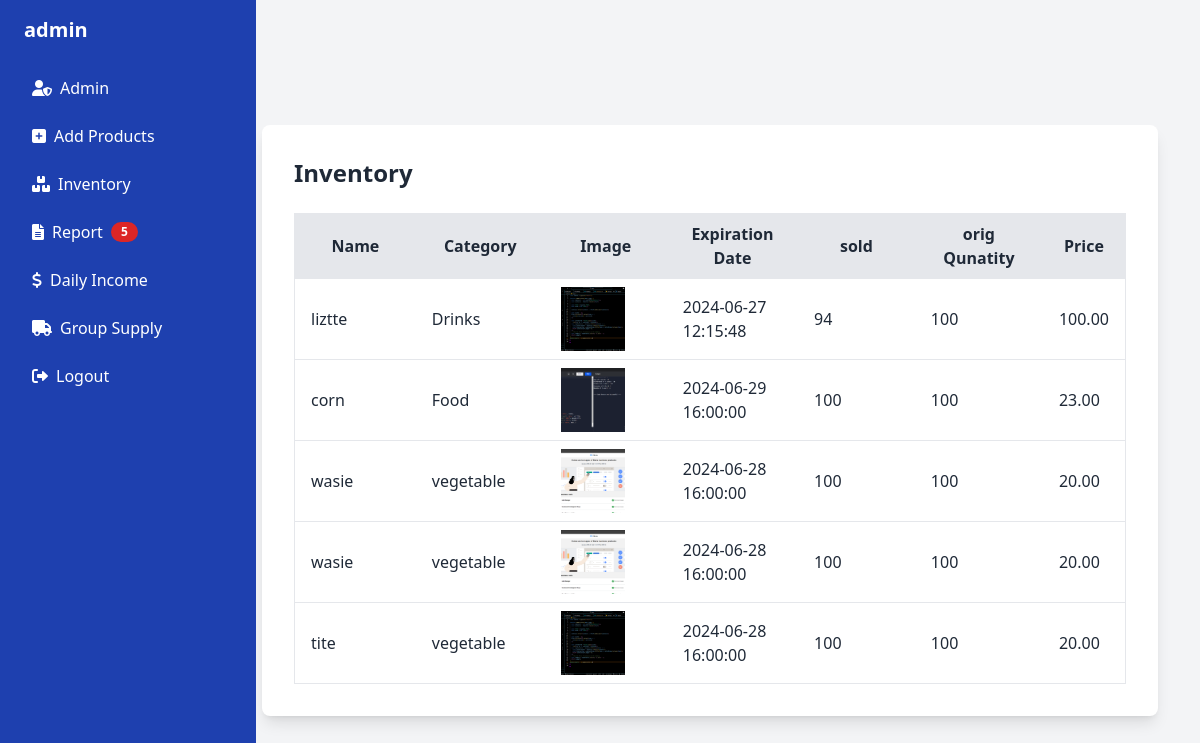
The app's page /admin/inventory.php, older data.
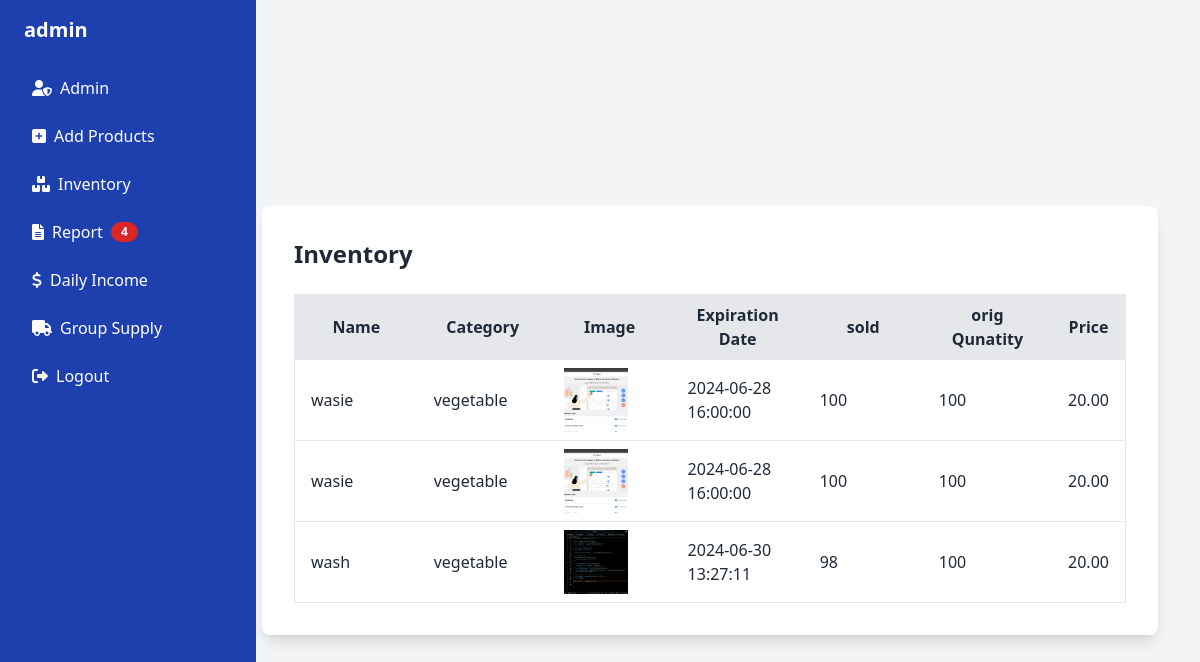
The same page, newer data.
### tables this page shows
CREATE TABLE `add_product` (
  `id` int(11) NOT NULL,
  `name` varchar(250) NOT NULL,
  `category` varchar(250) NOT NULL,
  `image` varchar(250) NOT NULL,
  `quantity` int(11) NOT NULL,
  `description` text NOT NULL,
  `price` decimal(10,2) NOT NULL,
  `expiration` timestamp NOT NULL DEFAULT current_timestamp() ON UPDATE current_timestamp(),
  `original_quantity` int(11) NOT NULL
);

### admin/inventory.php (the view, shortened to what this page needs)
<?php
require_once __DIR__ . '/../includes/functions.php';
$sql_count_reports = "SELECT COUNT(*) as report_count FROM product_reports";
$result_count = $conn->query($sql_count_reports);
$report_count = $result_count->fetch_assoc()['report_count'];
$sql = "SELECT name, category, image, expiration, quantity, original_quantity, price FROM add_product";
$result = $conn->query($sql);
?>
<!DOCTYPE html>
<html lang="en">
<head>
  <link href="https://cdn.jsdelivr.net/npm/tailwindcss@2.2.19/dist/tailwind.min.css" rel="stylesheet">
  <link href="https://cdnjs.cloudflare.com/ajax/libs/font-awesome/6.0.0-beta3/css/all.min.css" rel="stylesheet">
  <link href="https://cdn.jsdelivr.net/npm/daisyui@4.12.2/dist/full.min.css" rel="stylesheet" type="text/css" />
  <script src="https://cdn.tailwindcss.com"></script>
</head>
<body class="bg-gray-100">
  <div class="flex">
    <div class="w-64 h-screen bg-blue-800 text-white flex flex-col fixed">
      <div class="px-6 py-4">
        <h2 class="text-xl font-bold">admin</h2>
      </div>
      <nav class="flex-1 px-4 py-2 space-y-2">
        <a href="admin.php" class="flex items-center py-2 px-4 rounded hover:bg-blue-600">
          <i class="fas fa-user-shield mr-2"></i> Admin
        </a>
        <a href="add-product.php" class="flex items-center py-2 px-4 rounded hover:bg-blue-600">
          <i class="fas fa-plus-square mr-2"></i> Add Products
        </a>
        <a href="inventory.php" class="flex items-center py-2 px-4 rounded hover:bg-blue-600">
          <i class="fas fa-boxes mr-2"></i> Inventory
        </a>
          <a href="display-report.php" data-target="report" class="flex items-center py-2 px-4 rounded hover:bg-blue-600">
                <i class="fas fa-file-alt mr-2"></i> Report
                <span class="ml-2 bg-red-600 text-white text-xs font-semibold px-2.5 py-0.5 rounded-full"><?= $report_count ?></span>
            </a>
        <a href="daily-income.php" class="flex items-center py-2 px-4 rounded hover:bg-blue-600">
          <i class="fas fa-dollar-sign mr-2"></i> Daily Income
        </a>
        <a href="group-product.php" class="flex items-center py-2 px-4 rounded hover:bg-blue-600">
          <i class="fas fa-truck mr-2"></i> Group Supply
        </a>
        <a href="?logout=true" class="flex items-center py-2 px-4 rounded hover:bg-blue-600">
          <i class="fas fa-sign-out-alt mr-2"></i> Logout
        </a>
      </nav>
    </div>
    <div class="main w-full flex justify-center items-center min-h-screen">
      <div class="w-full max-w-4xl bg-white p-8 rounded-lg shadow-lg mt-10">
        <h2 class="text-2xl font-bold mb-6">Inventory</h2>
        <div class="overflow-x-auto">
          <table class="min-w-full bg-white border border-gray-200">
            <thead>
              <tr class="bg-gray-200">
                <th class="w-1/6 py-2 px-4 border-b border-gray-200">Name</th>
                <th class="w-1/6 py-2 px-4 border-b border-gray-200">Category</th>
                <th class="w-1/6 py-2 px-4 border-b border-gray-200">Image</th>
                <th class="w-1/6 py-2 px-4 border-b border-gray-200">Expiration Date</th>
                <th class="w-1/6 py-2 px-4 border-b border-gray-200">sold</th>
                <th class="w-1/6 py-2 px-4 border-b border-gray-200">orig Qunatity</th>
                <th class="w-1/6 py-2 px-4 border-b border-gray-200">Price</th>
              </tr>
            </thead>
            <tbody>
              <?php if ($result->num_rows > 0): ?>
                <?php while($row = $result->fetch_assoc()): ?>
                  <tr>
                    <td class="py-2 px-4 border-b border-gray-200"><?php echo htmlspecialchars($row['name']); ?></td>
                    <td class="py-2 px-4 border-b border-gray-200"><?php echo htmlspecialchars($row['category']); ?></td>
                    <td class="py-2 px-4 border-b border-gray-200">
                      <?php if ($row['image']): ?>
                        <img src="<?php echo htmlspecialchars($row['image']); ?>" alt="Product Image" class="h-16 w-16 object-cover">
                      <?php else: ?>
                        No Image
                      <?php endif; ?>
                    </td>
                    <td class="py-2 px-4 border-b border-gray-200"><?php echo htmlspecialchars($row['expiration']); ?></td>
                    <td class="py-2 px-4 border-b border-gray-200"><?php echo htmlspecialchars($row['quantity']); ?></td>
                    <td class="py-2 px-4 border-b border-gray-200"><?php echo htmlspecialchars($row['original_quantity']); ?></td>
                    <td class="py-2 px-4 border-b border-gray-200"><?php echo htmlspecialchars($row['price']); ?></td>
                  </tr>
                <?php endwhile; ?>
              <?php else: ?>
                <tr>
                  <td class="py-2 px-4 border-b border-gray-200 text-center" colspan="7">No products found</td>
                </tr>
              <?php endif; ?>
            </tbody>
          </table>
        </div>
      </div>
    </div>
  </div>
</body>
</html>

### admin/inventory.php (style rules this page uses)
.main { margin-left:220px; }

Row changes from the older to the newer data that the page shows:
removed add_product: name "liztte", category "Drinks", image (picture), expiration "2024-06-27 12:15:48", quantity "94", original_quantity "100", price "100.00"
removed add_product: name "corn", category "Food", image (picture), expiration "2024-06-29 16:00:00", quantity "100", original_quantity "100", price "23.00"
changed add_product: name "tite" → "wash"; expiration "2024-06-28 16:00:00" → "2024-06-30 13:27:11"; quantity "100" → "98"
Text that changed along with them:
$report_count: "5" → "4"
